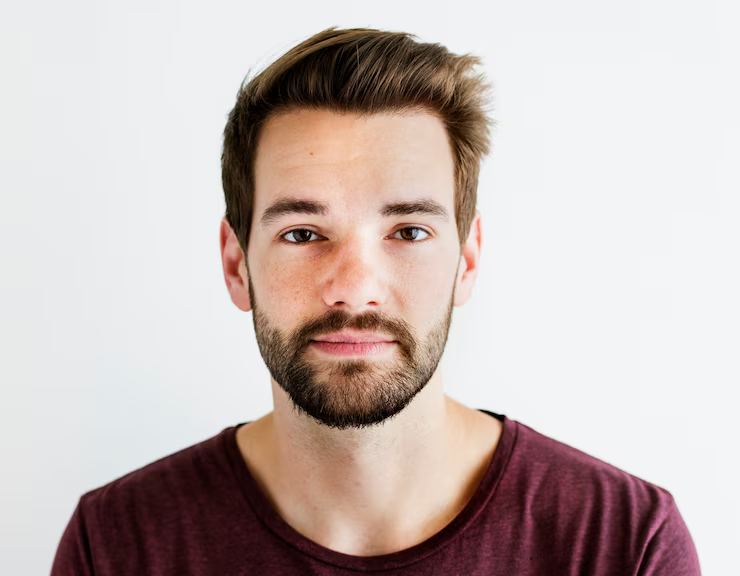
#> input picture Fase_1/Visao_Computacional/Aula_01/face.png, 740 x 576 px
$ python main.py
#> lines starting #> are read from the running program, lines starting #| are printed output that depends on the picture; after the words box and inside, x2 and y2 are one past the last pixel; in counts of white or black regions, pixels touching at a corner belong together
import cv2
import matplotlib.pyplot as plt

imagem = cv2.imread('face.png')
#> imagem is the input picture: shape (576, 740, 3); mean B, G, R 181.1, 184.3, 198.2

if imagem is None:
    print("Erro: Imagem não encontrada. Verifique o caminho e o nome do arquivo.")
    exit()

imagem_suavizada = cv2.GaussianBlur(imagem, (15, 15), 0)
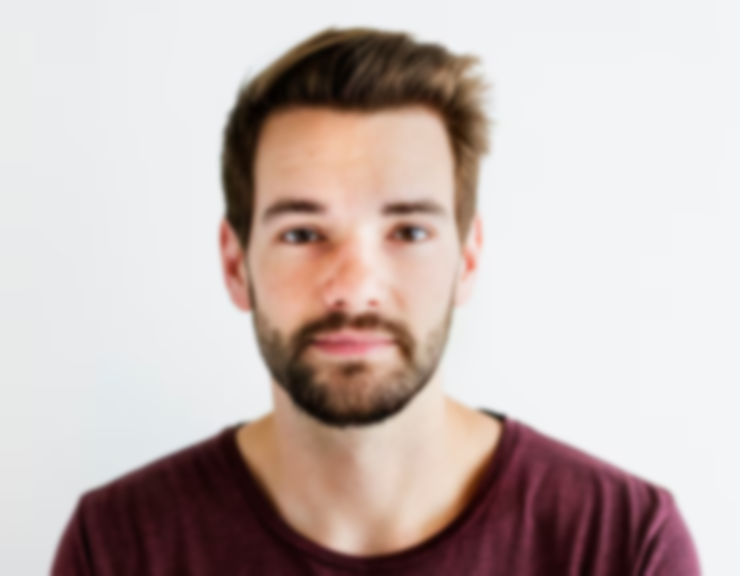
#> imagem_suavizada: shape (576, 740, 3); mean B, G, R 181.1, 184.3, 198.2

imagem_rgb = cv2.cvtColor(imagem_suavizada, cv2.COLOR_BGR2RGB)

plt.imshow(imagem_rgb)

plt.show()

# conversao de imagem para grayscale

bordas = cv2.Canny(imagem_suavizada, 100, 200)
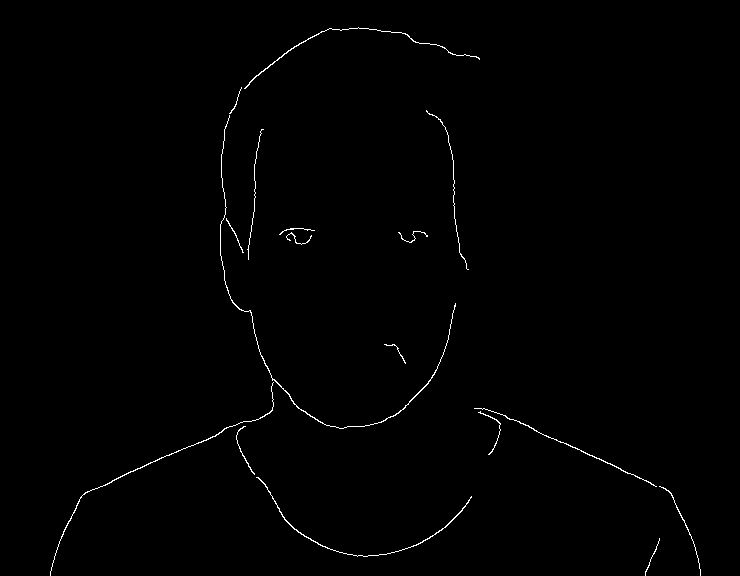
#> bordas: shape (576, 740); 0.64% white in thin lines or dots, all inside (x1, y1, x2, y2) = (50, 27, 701, 576)

plt.imshow(bordas, cmap='gray')
plt.axis('off')  # Remove os eixos para melhor visualização
plt.show()
